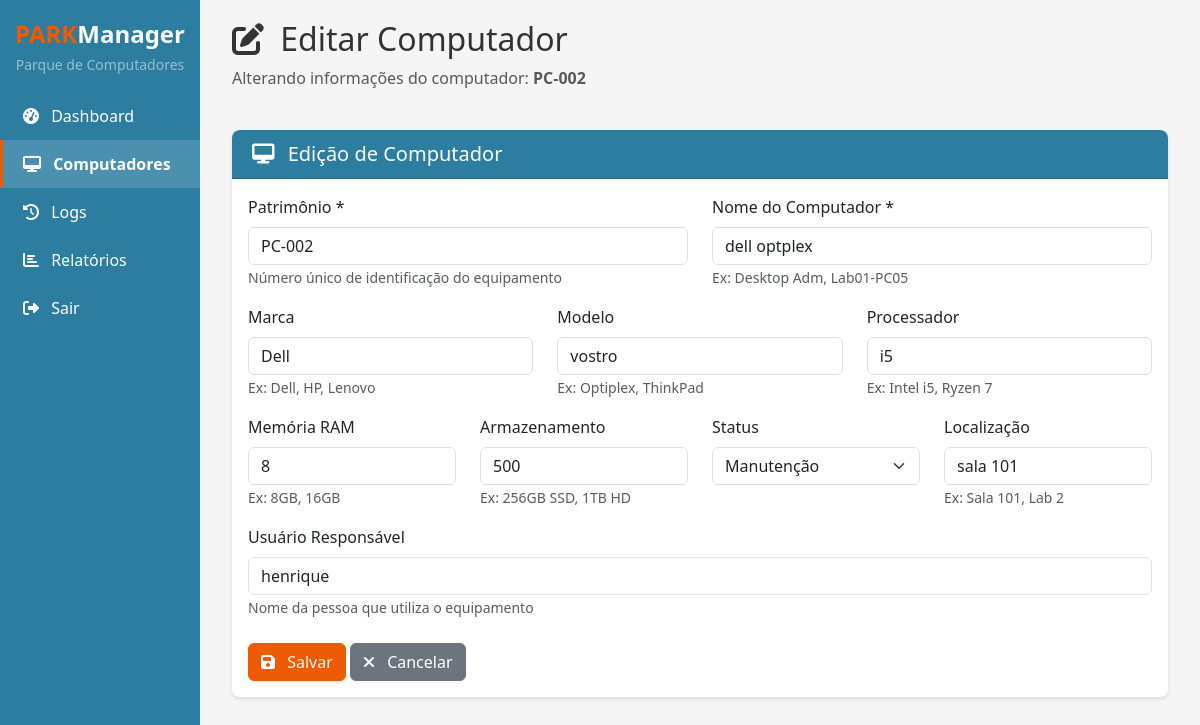
Screenshot of /computadores/3/editar (signed in) with the database file from the repository.
### app/models.py (models this page shows)
class Computador(Base):
    __tablename__ = "computadores"
    id = Column(Integer, primary_key=True, index=True)
    patrimonio = Column(String, unique=True, index=True, nullable=False)
    nome = Column(String, nullable=False)
    marca = Column(String, nullable=True)
    modelo = Column(String, nullable=True)
    processador = Column(String, nullable=True)
    memoria_ram = Column(String, nullable=True)  # Ex: "8GB", "16GB"
    armazenamento = Column(String, nullable=True)  # Ex: "512GB SSD"
    status = Column(String, default="Disponível")  # Disponível, Em uso, Manutenção
    localizacao = Column(String, nullable=True)  # Sala, setor
    usuario_responsavel = Column(String, nullable=True)
    ativo = Column(Boolean, default=True)
    data_aquisicao = Column(DateTime, default=func.now())
    created_at = Column(DateTime(timezone=True), server_default=func.now())
    updated_at = Column(DateTime(timezone=True), onupdate=func.now())

### app/main.py (the view)
@app.get("/computadores/{computador_id}/editar", response_class=HTMLResponse)
def pagina_editar_computador(request: Request, computador_id: int, db: Session = Depends(get_db)):
    computador = crud.buscar_computador_por_id(db, computador_id)
    return templates.TemplateResponse("form_computador.html", {"request": request, "computador": computador})

### app/templates/form_computador.html (shortened to what this page needs)
{% extends "base.html" %}
{% block content %}
<div class="container-fluid">
    <div class="row mb-4">
        <div class="col">
            <h2>
                {% if computador %}
                    <i class="fas fa-edit me-2"></i> Editar Computador
                {% else %}
                    <i class="fas fa-plus-circle me-2"></i> Novo Computador
                {% endif %}
            </h2>
            <p class="text-muted">
                {% if computador %}
                    Alterando informações do computador: <strong>{{ computador.patrimonio }}</strong>
                {% else %}
                    Preencha os dados abaixo para cadastrar um novo computador
                {% endif %}
            </p>
        </div>
    </div>
    <div class="card">
        <div class="card-header">
            <h5 class="mb-0">
                <i class="fas fa-desktop me-2"></i>
                {% if computador %}Edição{% else %}Cadastro{% endif %} de Computador
            </h5>
        </div>
        <div class="card-body">
            <form id="formComputador">
                <div class="row">
                    <div class="col-md-6 mb-3">
                        <label class="form-label">Patrimônio *</label>
                        <input type="text" class="form-control" id="patrimonio"
                               value="{{ computador.patrimonio if computador else '' }}" required>
                        <small class="text-muted">Número único de identificação do equipamento</small>
                    </div>
                    <div class="col-md-6 mb-3">
                        <label class="form-label">Nome do Computador *</label>
                        <input type="text" class="form-control" id="nome"
                               value="{{ computador.nome if computador else '' }}" required>
                        <small class="text-muted">Ex: Desktop Adm, Lab01-PC05</small>
                    </div>
                </div>
                <div class="row">
                    <div class="col-md-4 mb-3">
                        <label class="form-label">Marca</label>
                        <input type="text" class="form-control" id="marca"
                               value="{{ computador.marca if computador else '' }}">
                        <small class="text-muted">Ex: Dell, HP, Lenovo</small>
                    </div>
                    <div class="col-md-4 mb-3">
                        <label class="form-label">Modelo</label>
                        <input type="text" class="form-control" id="modelo"
                               value="{{ computador.modelo if computador else '' }}">
                        <small class="text-muted">Ex: Optiplex, ThinkPad</small>
                    </div>
                    <div class="col-md-4 mb-3">
                        <label class="form-label">Processador</label>
                        <input type="text" class="form-control" id="processador"
                               value="{{ computador.processador if computador else '' }}">
                        <small class="text-muted">Ex: Intel i5, Ryzen 7</small>
                    </div>
                </div>
                <div class="row">
                    <div class="col-md-3 mb-3">
                        <label class="form-label">Memória RAM</label>
                        <input type="text" class="form-control" id="memoria_ram"
                               value="{{ computador.memoria_ram if computador else '' }}">
                        <small class="text-muted">Ex: 8GB, 16GB</small>
                    </div>
                    <div class="col-md-3 mb-3">
                        <label class="form-label">Armazenamento</label>
                        <input type="text" class="form-control" id="armazenamento"
                               value="{{ computador.armazenamento if computador else '' }}">
                        <small class="text-muted">Ex: 256GB SSD, 1TB HD</small>
                    </div>
                    <div class="col-md-3 mb-3">
                        <label class="form-label">Status</label>
                        <select class="form-select" id="status">
                            <option value="Manutenção" {% if computador and computador.status == 'Manutenção' %}selected{% endif %}>Manutenção</option>
                        </select>
                    </div>
                    <div class="col-md-3 mb-3">
                        <label class="form-label">Localização</label>
                        <input type="text" class="form-control" id="localizacao"
                               value="{{ computador.localizacao if computador else '' }}">
                        <small class="text-muted">Ex: Sala 101, Lab 2</small>
                    </div>
                </div>
                <div class="mb-3">
                    <label class="form-label">Usuário Responsável</label>
                    <input type="text" class="form-control" id="usuario_responsavel"
                           value="{{ computador.usuario_responsavel if computador else '' }}">
                    <small class="text-muted">Nome da pessoa que utiliza o equipamento</small>
                </div>
                <div class="mt-4">
                    <button type="submit" class="btn btn-primary" id="btnSalvar">
                        <i class="fas fa-save me-2"></i> Salvar
                    </button>
                    <a href="/computadores" class="btn btn-secondary">
                        <i class="fas fa-times me-2"></i> Cancelar
                    </a>
                </div>
            </form>
        </div>
    </div>
</div>
{% endblock %}

### app/templates/base.html (style rules this page uses)
:root { --primary-orange: #f05a00; --primary-blue: #2c7da0; --primary-blue-hover: #3a9bc5; --bg-gray: #f5f5f5; --text-dark: #333333; --text-light: #ffffff; --border-gray: #e0e0e0; }
body { background-color: var(--bg-gray); color: var(--text-dark); font-family: 'Segoe UI', Tahoma, Geneva, Verdana, sans-serif; }
.btn-primary { background-color: var(--primary-orange); border-color: var(--primary-orange); color: #ffffff; transition: all 0.3s ease; }
.card { border: none; border-radius: 8px; box-shadow: 0 2px 4px rgba(0,0,0,0.1); background-color: #ffffff; }
.card-header { background-color: var(--primary-blue); color: #ffffff !important; border-radius: 8px 8px 0 0 !important; padding: 12px 20px; }
.card-header h5, .card-header .mb-0 { color: #ffffff !important; }
.content h2, .content h5 { color: var(--text-dark); }

### rows the page displays
Computador: patrimonio "PC-002", nome "dell optplex", marca "Dell", modelo "vostro", processador "i5", memoria_ram "8", armazenamento "500", status "Manutenção", localizacao "sala 101", usuario_responsavel "henrique"
